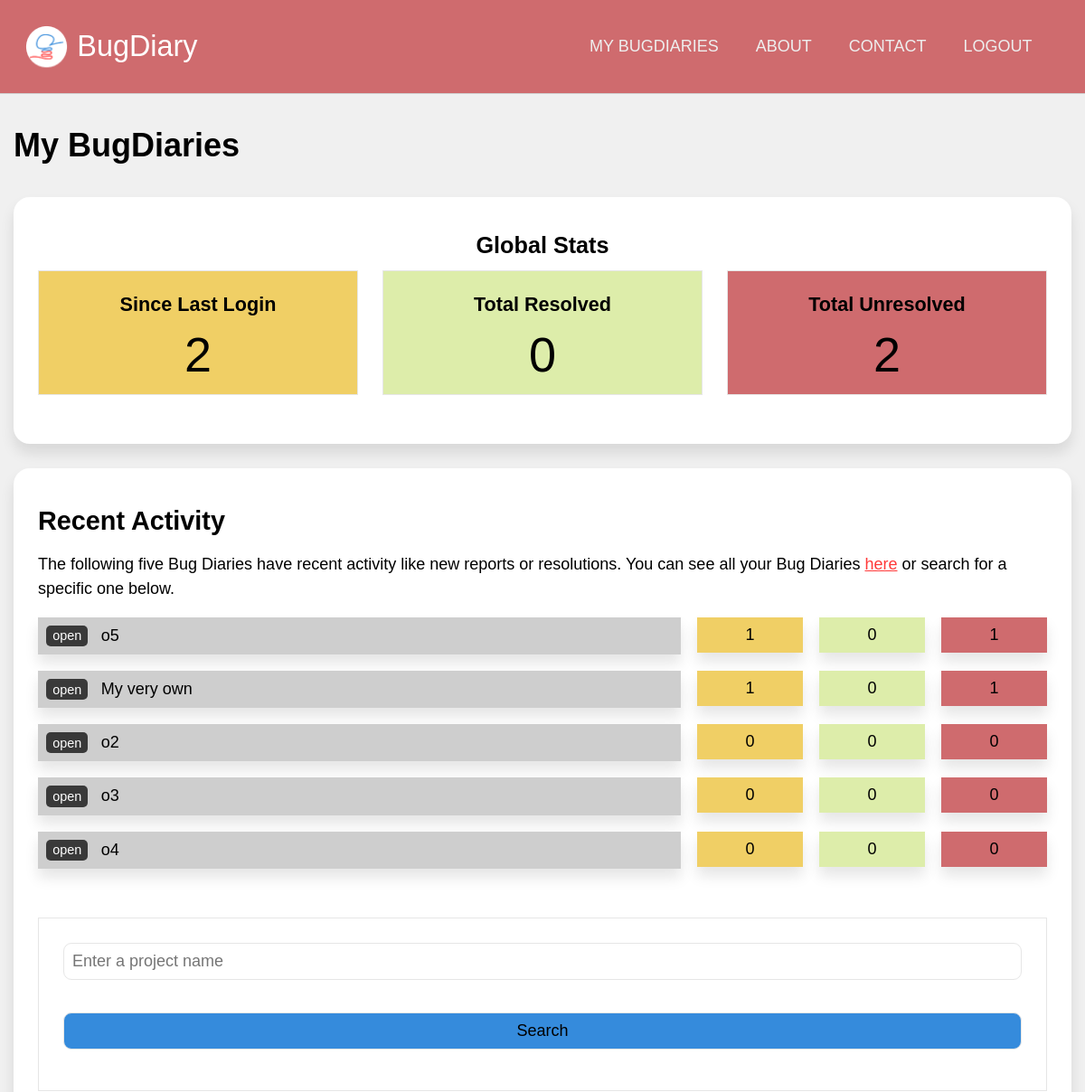
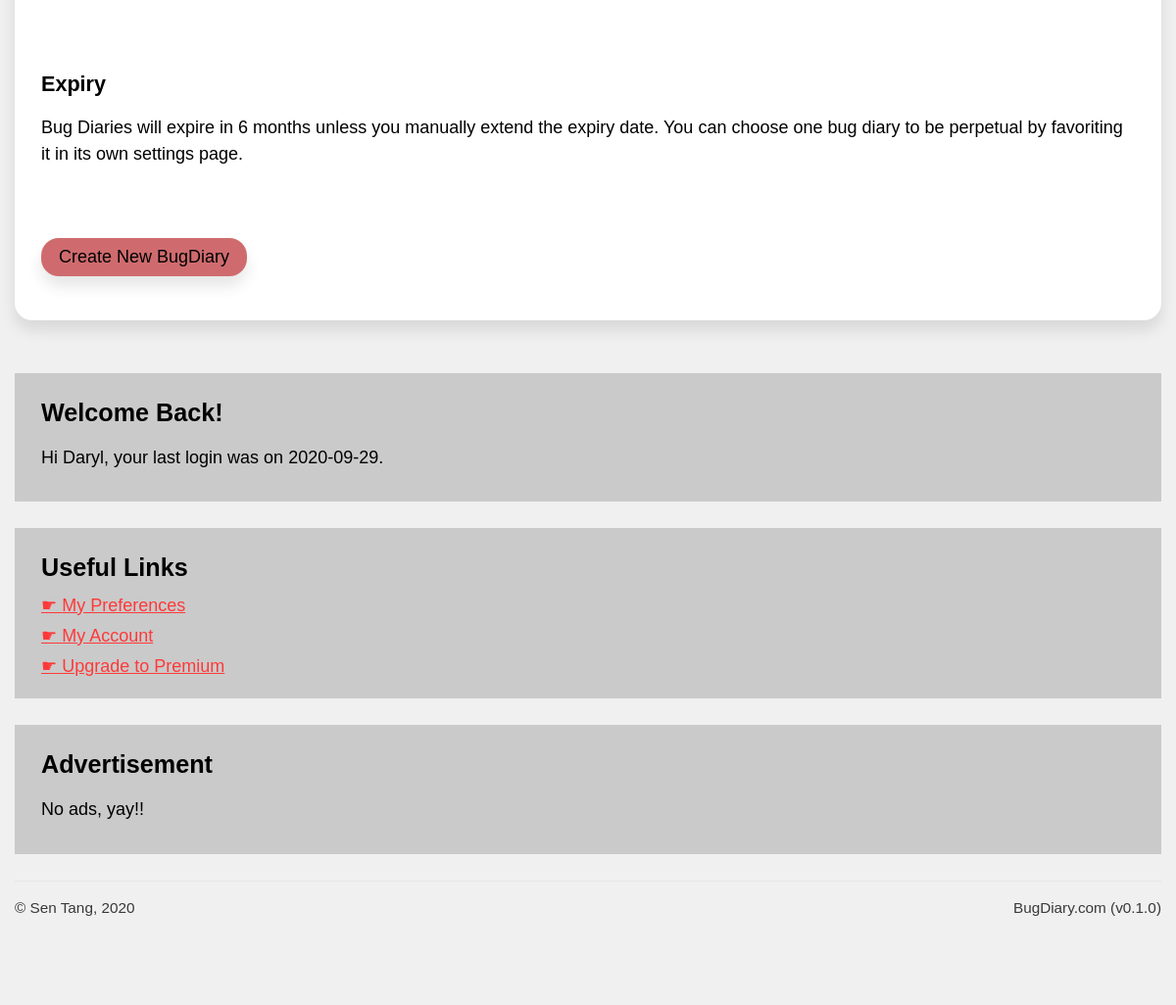
/users/dashboard (signed in), run on the app's committed database (2 pictures, top to bottom).
### application/models.py (models this page shows, shortened)
class Projects(db.Model):
    id  = db.Column(db.Integer, primary_key = True, nullable = False)
    url = db.Column(db.String(22), index = True, unique = True, nullable = False)
    name = db.Column(db.String(100), nullable = False)
    description = db.Column(db.Text, nullable = False)
    creation_date = db.Column(db.DateTime, index = True, nullable = False)
    expiry_date = db.Column(db.DateTime, index = True, nullable = False)
    status = db.Column(db.String(10), nullable = False)
    access_code = db.Column(db.String(50), nullable = True)
    last_activity = db.Column(db.DateTime(), default = dt.datetime.now())
    owner = db.Column(db.Integer, db.ForeignKey('users.id')) #linked
    bugs = db.relationship('Bugs', backref = 'containing_project')
    locations = db.relationship('Project_bug_locations', backref = 'locations_in')
    types = db.relationship('Project_bug_types', backref = 'types_in')
    settings = db.relationship('Project_settings', backref = 'settings_for', uselist = False)
    blog_posts = db.relationship('Blog_posts', backref= 'post_target')

class Users(db.Model, UserMixin):
    id = db.Column(db.Integer, primary_key = True, nullable = False)
    display_name = db.Column(db.String(200), nullable = False)
    email = db.Column(db.String(200), index = True, unique = True, nullable = False)
    password = db.Column(db.String(200), nullable = False)
    bio = db.Column(db.Text, nullable = False)
    last_login = db.Column(db.DateTime, nullable = False)
    owned_projects = db.relationship('Projects', backref="project_owner")
    comments = db.relationship('Bug_comments', backref="comment_author")
    blog_posts = db.relationship('Blog_posts', backref="post_author")
    collab_projects = db.relationship('Projects', secondary = users_to_projects, backref = db.backref("collaborators"))

### application/users/views.py (the view)
@users.route('/dashboard')
@login_required
def dashboard():
    since_last_login = Bugs.query.filter(Bugs.containing_project.has(Projects.id.in_([ proj.id for proj in current_user.owned_projects]))).filter_by(status = "PENDING").filter(Bugs.report_date > current_user.last_login).count()
    resolved = Bugs.query.filter(Bugs.containing_project.has(Projects.id.in_([ proj.id for proj in current_user.owned_projects]))).filter_by(status = "RESOLVED").count()
    unresolved = Bugs.query.filter(Bugs.containing_project.has(Projects.id.in_([ proj.id for proj in current_user.owned_projects]))).filter_by(status = "PENDING").count()
    project_list = current_user.collab_projects
    project_summaries = []
    for project in project_list:
        project_summaries.append({'name': project.name, 'description': project.description, 'url': project.url, 'last_activity': project.last_activity,
        'since_last_login': Bugs.query.filter_by(project = project.id).filter_by(status = "PENDING").filter(Bugs.report_date > current_user.last_login).count(),
        'resolved': Bugs.query.filter_by(project = project.id).filter_by(status = "RESOLVED").count(),
        'unresolved': Bugs.query.filter_by(project = project.id).filter_by(status = "PENDING").count()})
    def get_dates(p):
        return p['last_activity']
    for project in project_summaries:
        print(project['last_activity'])
    print('next')
    project_summaries.sort(key=get_dates, reverse=True)
    for project in project_summaries:
        print(project['last_activity'])
    return render_template('user_dash.html', user = current_user, since_last_login = since_last_login, resolved = resolved, unresolved = unresolved, project_summaries = project_summaries[:5])

### application/models.py (called while the page is built)
@login_manager.user_loader
def load_user(user_id):
    return Users.query.get(user_id)

### application/users/templates/users/user_dash.html (shortened to what this page needs)
{% extends 'confined.html' %}
{% import 'macros.html' as macros %}
{% block main %}
<h1>My BugDiaries</h1>
<div class="main-aside">
    <main>
        <div class="bg-white rounded shadowed block text-centered">
            <h3>Global Stats</h3>
            <div class="block-comparison-3">
                <div class="comp1 text-centered lined bg-yellow">
                    <h4>Since Last Login</h4>
                    <span class="bignum">{{ since_last_login }}</span>
                </div>
                <div class="comp2 text-centered lined bg-green">
                    <h4>Total Resolved</h4>
                    <span class="bignum">{{ resolved }}</span>
                </div>
                <div class="comp3 text-centered lined bg-red">
                    <h4>Total Unresolved</h4>
                    <span class="bignum">{{ unresolved }}</span>
                </div>
            </div>
        </div>
        <div class="bg-white rounded shadowed block">
            <h2>Recent Activity</h2>
            <p>
                The following five Bug Diaries have recent activity like new reports or resolutions. You can see all your Bug Diaries <a href="">here</a> or search for a specific one below.
            </p>
            {% for project in project_summaries %}
            <div class="project-summary">
                <div class="name shadowed">
                    <a href="{{ url_for('projects.dashboard', project_url = project['url']) }}">open</a><span onclick="toggleElement('sum-{{loop.index}}')">{{ project['name'] }}</span>
                </div>
                <div class="stats text-centered shadowed bg-yellow">
                    {{ project['since_last_login'] }}
                </div>
                <div class="stats text-centered shadowed bg-green">
                    {{ project['resolved'] }}
                </div>
                <div class="stats text-centered shadowed bg-red">
                    {{ project['unresolved'] }}
                </div>
            </div>
            {% endfor %}
            <div class="spacer-small"></div>
            {{ macros.search(current_user.collab_projects) }}
            <div class="spacer-small"></div>
            <h4>Expiry</h4>
            <p>
                Bug Diaries will expire in 6 months unless you manually extend the expiry date. You can choose one bug diary to be perpetual by favoriting it in its own settings page.
            </p>
            <div class="spacer-small"></div>
            <a href="{{ url_for('projects.create') }}" class="button-primary rounded shadowed">
                Create New BugDiary
            </a>
        </div>
    </main>
    <aside>
        <div class="sidebar-block bg-gray">
            <h3>Welcome Back!</h3>
            <p>Hi {{ current_user.display_name }}, your last login was on {{ current_user.last_login.strftime('%Y-%m-%d') }}.</p>
        </div>
        <div class="sidebar-block bg-gray">
            <h3>Useful Links</h3>
            <a href="" class="navigation">My Preferences</a>
            <a href="" class="navigation">My Account</a>
            <a href="" class="navigation">Upgrade to Premium</a>
        </div>
        {{ macros.ad(medium) }}
    </aside>
</div>
{% endblock %}

### application/static/css/unilay5.css (style rules this page uses)
body { font-size: 18px; font-family: sans-serif; color: #000; margin: 0; padding: 0; background-color: #f0f0f0; }
p { line-height: 150%; }
main a.button-secondary, main a.button-primary { padding: 0.5em 1em; text-decoration: none; margin: 1em auto; display: inline-block; text-align: center; }
main a.button-primary { background-color: #cf6b6e; color: #000; }
a:link, a:visited { color: #ff3939; }
a.navigation { display: block; margin: 0.5em 0; }
a.navigation:before { content: "☛ "; }
h2, h3, h4, h5 { margin: 0.5em 0; }
h1 { color: inherit; font-size: 2em; margin: 1em 0; }
h2 { color: inherit; font-size: 1.6em; }
h3 { color: inherit; font-size: 1.4em; }
h4 { color: inherit; font-size: 1.2em; }
.block { padding: 1.5em; margin-bottom: 1.5em; }
.sidebar-block { padding: 0.75em 1.5em; margin-bottom: 1.5em; }
.block-comparison-3 { display: grid; grid-template-areas: "comp1 comp2 comp3"; grid-template-columns: 1fr 1fr 1fr; grid-gap: 1.5em; }
.block-comparison-3 .comp1 { grid-area: comp1; }
.block-comparison-3 .comp2 { grid-area: comp2; }
.block-comparison-3 .comp3 { grid-area: comp3; }
.block-comparison-3 .comp1, .block-comparison-3 .comp2, .block-comparison-3 .comp3 { padding: 0.75em; margin-bottom: 1.5em; }
.aside-main, .main-aside { display: grid; grid-gap: 1.5em; }
.aside-main main, .main-aside main { grid-area: main; }
.aside-main aside, .main-aside aside { grid-area: aside; }
.main-aside { grid-template-areas: "main aside"; grid-template-columns: auto 400px; }
@media screen and (max-width: 1200px) { .main-aside, .aside-main { grid-template-areas: "main" "aside"; grid-template-columns: auto; grid-template-rows: auto auto; } }
.spacer-small { padding-bottom: 2em; }
.lined { border: 1px solid #e6e6e6; }
.rounded { border-radius: 1em 1em 1em 1em; -moz-border-radius: 1em 1em 1em 1em; -webkit-border-radius: 1em 1em 1em 1em; }
.shadowed { -webkit-box-shadow: 0px 10px 15px 0px rgba(0, 0, 0, 0.1); -moz-box-shadow: 0px 10px 15px 0px rgba(0, 0, 0, 0.1); box-shadow: 0px 10px 15px 0px rgba(0, 0, 0, 0.1); }
.text-centered { text-align: center; }
.bg-white { background-color: #fff; }
.bg-green { background-color: #DDEDAA; }
.bg-red { background-color: #CF6B6E; }
.bg-yellow { background-color: #F0CF65; }
.bg-gray { background-color: #cacaca; }
.button-primary { background-color: #cf6b6e; color: #000; }

### application/static/css/custom.css (style rules this page uses)
.bignum { font-size: 3em; }
.project-summary, .bugs-table { display: flex; justify-content: space-between; gap: 1em; margin-bottom: 1em; align-items: flex-start; }
.project-summary .name { flex: 7; padding: 0.5em; background-color: #cecece; }
.project-summary .stats { flex: 1; padding: 0.5em; }
.project-summary .name a { display: inline-block; padding: 0.25em 0.5em; margin-right: 1em; background-color: #393939; text-decoration: none; color: #fff; border-radius: 5px; -moz-border-radius: 5px; -webkit-border-radius: 5px; font-size: 0.8em; }

### data on the page
Projects: name "o5", since_last_login "1", resolved "0", unresolved "1"
Projects: name "My very own", since_last_login "1", resolved "0", unresolved "1"
Projects: name "o2", since_last_login "0", resolved "0", unresolved "0"
Projects: name "o3", since_last_login "0", resolved "0", unresolved "0"
Projects: name "o4", since_last_login "0", resolved "0", unresolved "0"
Users: display_name "Daryl", last_login "2020-09-29"

### other printed values
{{ since_last_login }} "2"
{{ resolved }} "0"
{{ unresolved }} "2"
{{ version }} "0.1.0"
